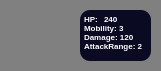
        <widget class="QWidget" name="pl1_ag24_widget" native="true">
         <property name="minimumSize">
          <size>
           <width>161</width>
           <height>71</height>
          </size>
         </property>
         <property name="styleSheet">
          <string notr="true">QWidget{
background-color: #808080;
border-radius:10px;
}</string>
         </property>
         <widget class="QTextBrowser" name="textBrowser_24">
          <property name="geometry">
           <rect>
            <x>80</x>
            <y>10</y>
            <width>71</width>
            <height>51</height>
           </rect>
          </property>
          <property name="styleSheet">
           <string notr="true">color:white;
background-color : #0a0a22;
border:none;
</string>
          </property>
          <property name="verticalScrollBarPolicy">
           <enum>Qt::ScrollBarPolicy::ScrollBarAlwaysOff</enum>
          </property>
          <property name="horizontalScrollBarPolicy">
           <enum>Qt::ScrollBarPolicy::ScrollBarAlwaysOff</enum>
          </property>
          <property name="html">
           <string>&lt;!DOCTYPE HTML PUBLIC &quot;-//W3C//DTD HTML 4.0//EN&quot; &quot;http://www.w3.org/TR/REC-html40/strict.dtd&quot;&gt;
&lt;html&gt;&lt;head&gt;&lt;meta name=&quot;qrichtext&quot; content=&quot;1&quot; /&gt;&lt;meta charset=&quot;utf-8&quot; /&gt;&lt;style type=&quot;text/css&quot;&gt;
p, li { white-space: pre-wrap; }
hr { height: 1px; border-width: 0; }
li.unchecked::marker { content: &quot;\2610&quot;; }
li.checked::marker { content: &quot;\2612&quot;; }
&lt;/style&gt;&lt;/head&gt;&lt;body style=&quot; font-family:'Segoe UI'; font-size:9pt; font-weight:400; font-style:normal;&quot;&gt;
&lt;p align=&quot;justify&quot; style=&quot; margin-top:12px; margin-bottom:12px; margin-left:0px; margin-right:0px; -qt-block-indent:0; text-indent:0px;&quot;&gt;&lt;span style=&quot; font-size:6pt; font-weight:700;&quot;&gt;HP: &lt;br /&gt;Mobility: 3&lt;br /&gt;Damage: 120&lt;br /&gt;AttackRange: 2&lt;/span&gt;&lt;/p&gt;&lt;/body&gt;&lt;/html&gt;</string>
          </property>
         </widget>
         <widget class="QPushButton" name="pl1_ag24_btn">
          <property name="geometry">
           <rect>
            <x>10</x>
            <y>10</y>
            <width>61</width>
            <height>51</height>
           </rect>
          </property>
          <property name="styleSheet">
           <string notr="true">background-image:url(&quot;:/src/images/Agent/Death&quot;);
background-repeat:no-repeat;
background-position:center;
background-origin:content;
background-size:cover;</string>
          </property>
          <property name="text">
           <string/>
          </property>
         </widget>
         <widget class="QTextBrowser" name="pl1_ag1_HP_23">
          <property name="geometry">
           <rect>
            <x>100</x>
            <y>10</y>
            <width>25</width>
            <height>15</height>
           </rect>
          </property>
          <property name="styleSheet">
           <string notr="true">color:white;
background-color : #0a0a22;
border:none;</string>
          </property>
          <property name="verticalScrollBarPolicy">
           <enum>Qt::ScrollBarPolicy::ScrollBarAlwaysOff</enum>
          </property>
          <property name="html">
           <string>&lt;!DOCTYPE HTML PUBLIC &quot;-//W3C//DTD HTML 4.0//EN&quot; &quot;http://www.w3.org/TR/REC-html40/strict.dtd&quot;&gt;
&lt;html&gt;&lt;head&gt;&lt;meta name=&quot;qrichtext&quot; content=&quot;1&quot; /&gt;&lt;meta charset=&quot;utf-8&quot; /&gt;&lt;style type=&quot;text/css&quot;&gt;
p, li { white-space: pre-wrap; }
hr { height: 1px; border-width: 0; }
li.unchecked::marker { content: &quot;\2610&quot;; }
li.checked::marker { content: &quot;\2612&quot;; }
&lt;/style&gt;&lt;/head&gt;&lt;body style=&quot; font-family:'Segoe UI'; font-size:9pt; font-weight:400; font-style:normal;&quot;&gt;
&lt;p style=&quot; margin-top:0px; margin-bottom:0px; margin-left:0px; margin-right:0px; -qt-block-indent:0; text-indent:0px;&quot;&gt;&lt;span style=&quot; font-size:6pt; font-weight:700;&quot;&gt;240&lt;/span&gt;&lt;/p&gt;&lt;/body&gt;&lt;/html&gt;</string>
          </property>
         </widget>
        </widget>
